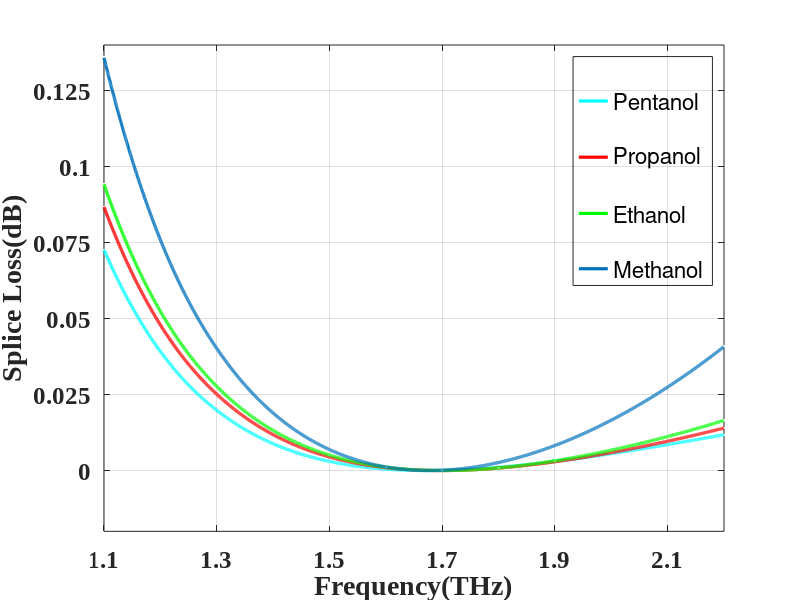

MATLAB code for this plot:
%%%%%%%%%%%%%%%%%%%%%%%%%%%%pentanol
start_1_lam1=[
    1.1
    1.2
    1.3
    1.4
    1.5
    1.6
    1.7
    1.8
    1.9
    2.0
    2.1
    2.2 
];

%FUNDAMENTAL MODE imaginary part
start_1_img=[
    0.07261835526
    0.03919417439
    0.0198260269
    0.008824123205
    0.002996069321
    4.57291154e-4
    5.47205373e-5
    0.001058632913
    0.002997828987
    0.005558463761
    0.008531616623
    0.01177612737
];

  x=1.1:0.0005:2.2;
  y=interp1(start_1_lam1,start_1_img,x,'spline');
plot(start_1_lam1,start_1_img,'.w',x,y,'cyan','LineWidth',2.3);
hold on

%%%%%%%%%%%%%%%%%%%%%%%%%%%%%propanol
start_5_lam1=[
    1.1
    1.2
    1.3
    1.4
    1.5
    1.6
    1.7
    1.8
    1.9
    2.0
    2.1
    2.2 
];

%FUNDAMENTAL MODE imaginary part
start_5_img=[
    0.08670425742
    0.047913645
    0.02510226175
    0.0118171219
    0.004467920379
    9.53246625e-4
    3.37044792e-7
    8.13898426e-4
    0.002889419005
    0.005900068589
    0.009637527871
    0.01397114713
];

  x=1.1:0.0005:2.2;
  y=interp1(start_5_lam1,start_5_img,x,'spline');
plot(start_5_lam1,start_5_img,'.w',x,y,'red','LineWidth',2.3);
hold on


%%%%%%%%%%%%%%%%%%%%%%%%%%%%%%ethanol
start_6_lam1=[
    1.1
    1.2
    1.3
    1.4
    1.5
    1.6
    1.7
    1.8
    1.9
    2.0
    2.1
    2.2 
];

%FUNDAMENTAL MODE imaginary part
start_6_img=[
  0.09413478059
  0.05237789554
  0.02769729813
  0.01320636248
  0.005091972505
  0.001134685786
  2.06374815e-7
  8.63543093e-4
  0.003211801863
  0.006714730946
  0.0111799595
  0.01649174854
];
 
  x=1.1:0.0005:2.2;
  y=interp1(start_6_lam1,start_6_img,x,'spline');
plot(start_6_lam1,start_6_img,'.w',x,y,'green','LineWidth',2.3);
hold on

%%%%%%%%%%%%%%%%%%%%%%%%%%%%%%methanol
start_7_lam1=[
    1.1
    1.2
    1.3
    1.4
    1.5
    1.6
    1.7
    1.8
    1.9
    2.0
    2.1
    2.2 
];

%FUNDAMENTAL MODE imaginary part
start_7_img=[
   0.1358227382
   0.07592342528       
   0.04018478911         
   0.01891794792       
   0.006900521599        
   0.001191021608       
   9.75739912e-5       
   0.002634399148        
   0.008239866505       
   0.01657070115       
   0.02744978041       
   0.04074668777       
];
 
  x=1.1:0.0005:2.2;
  y=interp1(start_7_lam1,start_7_img,x,'spline');
plot(start_7_lam1,start_7_img,'.w',x,y,'LineWidth',2.3);


set(gca,'FontSize',12,'FontName','Times New Roman','fontweight','b','xtick',[1.1:0.2:2.2])
set(gca,'FontSize',12,'FontName','Times New Roman','fontweight','b','ytick',[0:0.025:0.15])
xlabel('Frequency(THz)','FontSize',16);
ylabel('Splice Loss(dB)','FontSize',16);
set(gca,'FontSize',18); % size of tick marks on both axes
legend(' ','Pentanol',' ','Propanol',' ','Ethanol',' ','Methanol');
set(legend,'color','none');
%ylim([0.0 0.02]);
xlim([1.1 2.2]);
grid on